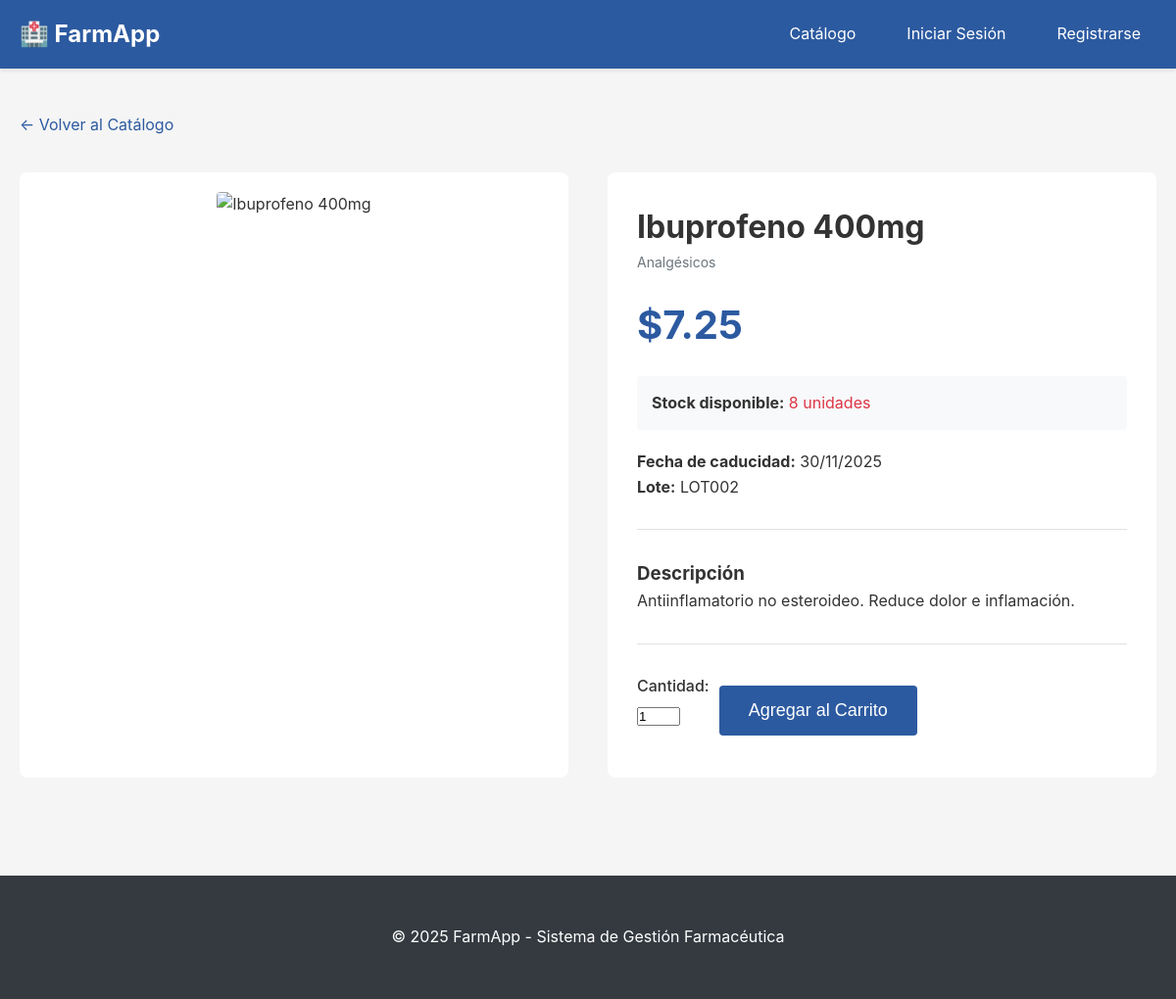
The page /index.php?action=producto_detalle&id=2 on the database its author committed.
### tables this page shows
CREATE TABLE IF NOT EXISTS `productos` (
  `id` int(11) NOT NULL AUTO_INCREMENT,
  `nombre` varchar(200) NOT NULL,
  `descripcion` text,
  `precio` decimal(10,2) NOT NULL,
  `categoria_id` int(11) NOT NULL,
  `imagen` varchar(255) DEFAULT NULL,
  `activo` tinyint(1) NOT NULL DEFAULT 1,
  `created_at` timestamp NOT NULL DEFAULT CURRENT_TIMESTAMP,
  `updated_at` timestamp NOT NULL DEFAULT CURRENT_TIMESTAMP ON UPDATE CURRENT_TIMESTAMP,
  PRIMARY KEY (`id`),
  KEY `categoria_id` (`categoria_id`),
  CONSTRAINT `productos_ibfk_1` FOREIGN KEY (`categoria_id`) REFERENCES `categorias` (`id`) ON DELETE CASCADE
);

CREATE TABLE IF NOT EXISTS `categorias` (
  `id` int(11) NOT NULL AUTO_INCREMENT,
  `nombre` varchar(100) NOT NULL,
  `descripcion` text,
  `activa` tinyint(1) NOT NULL DEFAULT 1,
  `created_at` timestamp NOT NULL DEFAULT CURRENT_TIMESTAMP,
  PRIMARY KEY (`id`)
);

CREATE TABLE IF NOT EXISTS `inventario` (
  `id` int(11) NOT NULL AUTO_INCREMENT,
  `producto_id` int(11) NOT NULL,
  `cantidad` int(11) NOT NULL DEFAULT 0,
  `stock_minimo` int(11) NOT NULL DEFAULT 10,
  `fecha_caducidad` date DEFAULT NULL,
  `lote` varchar(50) DEFAULT NULL,
  `updated_at` timestamp NOT NULL DEFAULT CURRENT_TIMESTAMP ON UPDATE CURRENT_TIMESTAMP,
  PRIMARY KEY (`id`),
  UNIQUE KEY `producto_id` (`producto_id`),
  CONSTRAINT `inventario_ibfk_1` FOREIGN KEY (`producto_id`) REFERENCES `productos` (`id`) ON DELETE CASCADE
);

### controllers/ProductoController.php (called while the page is built, shortened)
<?php
require_once __DIR__ . '/../models/Producto.php';
class ProductoController {
    private $productoModel;
    public function __construct() {
        $this->productoModel = new Producto();
    }
    public function detalle() {
        $id = $_GET['id'] ?? 0;
        $producto = $this->productoModel->obtenerPorId($id);
        require_once __DIR__ . '/../views/productos/detalle.php';
    }
}

### config/database.php (called while the page is built, shortened)
<?php
class Database {
    private static $instance = null;
    private $connection;
    private $isProduction = false;
    private $configLocal = [
        'host' => 'localhost',
        'dbname' => 'farmapp',
        'username' => 'root',
        'password' => '1003418409',
        'charset' => 'utf8mb4'
    ];
    private $configProduction = [
        'host' => 'sqlXXX.epizy.com',
        'dbname' => 'epiz_XXXXXX_farmapp',
        'username' => 'epiz_XXXXXX',
        'password' => 'tu_password_aqui',
        'charset' => 'utf8mb4'
    ];
    private function getConfig() {
        return $this->isProduction ? $this->configProduction : $this->configLocal;
    }
    private function __construct() {
        try {
            $config = $this->getConfig();
            $dsn = "mysql:host={$config['host']};dbname={$config['dbname']};charset={$config['charset']}";
            $options = [
                PDO::ATTR_ERRMODE            => PDO::ERRMODE_EXCEPTION,
                PDO::ATTR_DEFAULT_FETCH_MODE => PDO::FETCH_ASSOC,
                PDO::ATTR_EMULATE_PREPARES   => false,
            ];
            $this->connection = new PDO($dsn, $config['username'], $config['password'], $options);
        } catch (PDOException $e) {
            $env = $this->isProduction ? 'PRODUCCIÓN' : 'LOCALHOST';
            die("Error de conexión a la base de datos ({$env}): " . $e->getMessage() .
                "<br><br>Verifica la configuración en config/database.php");
        }
    }
    public static function getInstance() {
        if (self::$instance === null) {
            self::$instance = new self();
        }
        return self::$instance;
    }
    public function getConnection() {
        return $this->connection;
    }
}

### models/Producto.php (called while the page is built, shortened)
<?php
require_once __DIR__ . '/../config/database.php';
class Producto {
    private $db;
    public function __construct() {
        $this->db = Database::getInstance()->getConnection();
    }
    public function obtenerPorId($id) {
        $stmt = $this->db->prepare("
            SELECT p.*, c.nombre as categoria_nombre,
                   i.cantidad as stock, i.fecha_caducidad, i.stock_minimo, i.lote
            FROM productos p
            INNER JOIN categorias c ON p.categoria_id = c.id
            LEFT JOIN inventario i ON p.id = i.producto_id
            WHERE p.id = ?
        ");
        $stmt->execute([$id]);
        return $stmt->fetch();
    }
}

### views/productos/detalle.php (the view, shortened to what this page needs)
<?php
require_once __DIR__ . '/../layout/header.php';
?>
<div class="container">
    <a href="<?php echo BASE_URL; ?>/index.php?action=catalogo" class="btn btn-link">← Volver al Catálogo</a>
    <div class="producto-detalle">
        <div class="producto-detalle-imagen">
            <?php if ($producto['imagen']): ?>
                <img src="<?php echo BASE_URL; ?>/public/images/productos/<?php echo htmlspecialchars($producto['imagen']); ?>"
                     alt="<?php echo htmlspecialchars($producto['nombre']); ?>"
                     onerror="this.src='<?php echo BASE_URL; ?>/public/images/placeholder.jpg'">
            <?php else: ?>
                <div class="placeholder-img-large">💊</div>
            <?php endif; ?>
        </div>
        <div class="producto-detalle-info">
            <h1><?php echo htmlspecialchars($producto['nombre']); ?></h1>
            <p class="producto-categoria"><?php echo htmlspecialchars($producto['categoria_nombre']); ?></p>
            <div class="producto-precio-grande">
                $<?php echo number_format($producto['precio'], 2); ?>
            </div>
            <div class="producto-stock-info">
                <strong>Stock disponible:</strong>
                <span class="<?php echo $producto['stock'] > $producto['stock_minimo'] ? 'stock-ok' : 'stock-bajo'; ?>">
                    <?php echo $producto['stock']; ?> unidades
                </span>
            </div>
            <?php if ($producto['fecha_caducidad']): ?>
                <p><strong>Fecha de caducidad:</strong> <?php echo date('d/m/Y', strtotime($producto['fecha_caducidad'])); ?></p>
            <?php endif; ?>
            <?php if ($producto['lote']): ?>
                <p><strong>Lote:</strong> <?php echo htmlspecialchars($producto['lote']); ?></p>
            <?php endif; ?>
            <div class="producto-descripcion-completa">
                <h3>Descripción</h3>
                <p><?php echo nl2br(htmlspecialchars($producto['descripcion'] ?? 'Sin descripción disponible.')); ?></p>
            </div>
            <?php if ($producto['stock'] > 0): ?>
                <div class="producto-compra">
                    <form id="formAgregarCarritoDetalle" class="form-inline">
                        <div class="form-group">
                            <label for="cantidad">Cantidad:</label>
                            <input type="number" id="cantidad" name="cantidad" min="1"
                                   max="<?php echo $producto['stock']; ?>" value="1" required>
                        </div>
                        <button type="submit" class="btn btn-primary btn-lg">Agregar al Carrito</button>
                    </form>
                </div>
            <?php else: ?>
                <div class="alert alert-warning">
                    Este producto no está disponible en este momento.
                </div>
            <?php endif; ?>
        </div>
    </div>
</div>
<?php
require_once __DIR__ . '/../layout/footer.php';
?>

### public/css/style.css (style rules this page uses)
* { margin: 0; padding: 0; box-sizing: border-box; }
:root { --primary-color: #2c5aa0; --secondary-color: #4a90e2; --success-color: #28a745; --danger-color: #dc3545; --warning-color: #ffc107; --dark-color: #343a40; --light-color: #f8f9fa; --border-color: #dee2e6; --text-color: #333; --text-muted: #6c757d; }
body { font-family: -apple-system, BlinkMacSystemFont, 'Segoe UI', Roboto, 'Helvetica Neue', Arial, sans-serif; line-height: 1.6; color: var(--text-color); background-color: #f5f5f5; }
.container { max-width: 1200px; margin: 0 auto; padding: 20px; }
.btn { display: inline-block; padding: 10px 20px; border: none; border-radius: 4px; text-decoration: none; cursor: pointer; font-size: 1rem; transition: all 0.3s; text-align: center; }
.btn-primary { background-color: var(--primary-color); color: white; }
.btn-lg { padding: 15px 30px; font-size: 1.125rem; }
.btn-link { background: none; color: var(--primary-color); text-decoration: none; padding: 5px 0; }
.form-group { margin-bottom: 20px; }
.form-group label { display: block; margin-bottom: 5px; font-weight: 500; }
.form-inline { display: flex; gap: 10px; align-items: center; }
.producto-categoria { color: var(--text-muted); font-size: 0.875rem; margin-bottom: 10px; }
.producto-detalle { display: grid; grid-template-columns: 1fr 1fr; gap: 40px; margin-top: 30px; }
.producto-detalle-imagen { background: white; border-radius: 8px; padding: 20px; text-align: center; }
.producto-detalle-imagen img { max-width: 100%; height: auto; border-radius: 4px; }
.producto-detalle-info { background: white; padding: 30px; border-radius: 8px; }
.producto-precio-grande { font-size: 2.5rem; font-weight: bold; color: var(--primary-color); margin: 20px 0; }
.producto-stock-info { margin: 20px 0; padding: 15px; background-color: var(--light-color); border-radius: 4px; }
.stock-bajo { color: var(--danger-color); }
.producto-descripcion-completa { margin: 30px 0; padding-top: 30px; border-top: 1px solid var(--border-color); }
.producto-compra { margin-top: 30px; padding-top: 30px; border-top: 1px solid var(--border-color); }

### rows shown on the page
productos: nombre "Ibuprofeno 400mg", categoria.nombre "Analgésicos", precio "7.25", inventario.cantidad "8", inventario.fecha_caducidad "30/11/2025", inventario.lote "LOT002", descripcion "Antiinflamatorio no esteroideo. Reduce dolor e inflamación."
